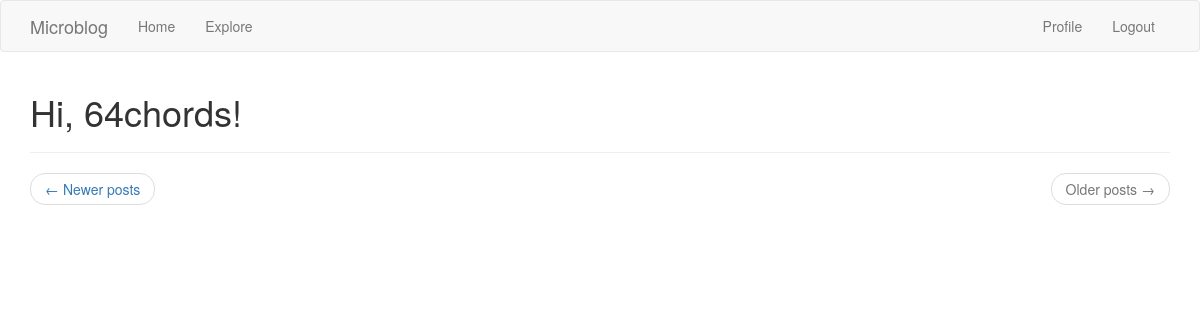
The app's page /explore?page=2 (signed in), older data.
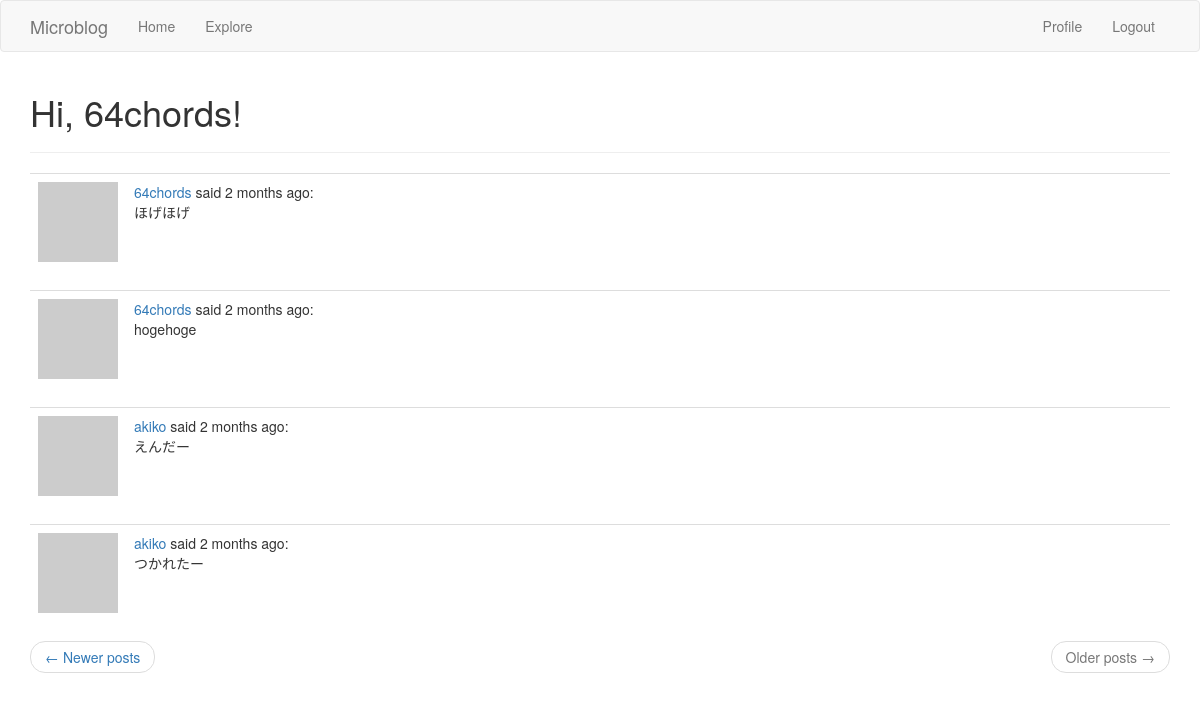
The same page, newer data.
### app/models.py (models this page shows, shortened)
class User(UserMixin,db.Model):
    id = db.Column(db.Integer,primary_key=True)
    username = db.Column(db.String(64),index=True,unique=True)
    email = db.Column(db.String(120),index=True,unique=True)
    password_hash = db.Column(db.String(128))
    about_me = db.Column(db.String(140))
    last_seen = db.Column(db.DateTime,default=datetime.utcnow)
    """
    a db.relationship field is normally defined on the “one” side, and
    is used as a convenient way to get access to the “many”.
    """
    posts = db.relationship("Post",backref="author",lazy="dynamic")
    """
    フォロー・フォロワーの関係を追加
    "User": セルフ参照の関係なので自分自身
    secondary: 関係性を表す関係テーブル
    followers.c.**: cはColumnsを表すプロパティ
    詳細はp.134~135を参照のこと（８．３節）
    """
    followed = db.relationship(
        "User",secondary=followers,
        primaryjoin=(followers.c.follower_id == id),
        secondaryjoin=(followers.c.followed_id == id),
        backref=db.backref("followers",lazy="dynamic"),lazy="dynamic"
    )
    def avatar(self,size):
        digest = md5(self.email.lower().encode('utf-8')).hexdigest()
        return "https://www.gravatar.com/avatar/{}?d=identicon&s={}".\
            format(digest,size)

class Post(db.Model):
    id = db.Column(db.Integer,primary_key=True)
    body = db.Column(db.String(140))
    timestamp = db.Column(db.DateTime,index=True,default=datetime.utcnow)
    user_id = db.Column(db.Integer,db.ForeignKey('user.id'))

### app/routes.py (the view)
@app.route("/explore")
@login_required
def explore():
    page = request.args.get("page",1,type=int)
    posts = Post.query.order_by(Post.timestamp.desc()).paginate(
        page,app.config["POSTS_PER_PAGE"],False)
    next_url = url_for('explore',page=posts.next_num)\
        if posts.has_next else None
    prev_url = url_for('explore',page=posts.prev_num)\
        if posts.has_prev else None
    """
    index.htmlと大差ないため、レンダリングで使用する。
    postフォームは不要のため、引数には含めない。
    """
    return render_template("index.html",title="Explore",posts=posts.items,
        next_url=next_url,prev_url=prev_url)

### app/models.py (called while the page is built)
@login.user_loader
def load_user(id):
    return User.query.get(int(id))

### app/routes.py (called while the page is built)
@app.before_request
def before_request():
    if current_user.is_authenticated:
        current_user.last_seen = datetime.utcnow()
        db.session.commit()

### app/templates/index.html (shortened to what this page needs)
{% extends "base.html" %}
{% import "bootstrap/wtf.html" as wtf %}
{% block app_content %}
  <h1>Hi, {{ current_user.username }}!</h1>
  <hr>
  {% for post in posts %}
    {% include '_post.html' %}
  {% endfor %}
  <nav aria-label="...">
    <ul class="pager">
      <li class="previous{% if not prev_url %} disabled{% endif %}">
        <a href="{{ prev_url or '#' }}">
          <span aria-hidden="true">&larr;</span> Newer posts
        </a>
      </li>
      <li class="next{% if not next_url %} disabled{% endif %}">
        <a href="{{ next_url or '#' }}">
          Older posts <span aria-hidden="true">&rarr;</span>
        </a>
      </li>
    </ul>
  </nav>
{% endblock %}

### app/templates/base.html (shortened to what this page needs)
{% extends "bootstrap/base.html" %}
{% block navbar %}
<nav class="navbar navbar-default">
  <div class="container">
    <div class="navbar-header">
      <a class="navbar-brand" href="{{ url_for("index") }}">Microblog</a>
    </div>
    <div class="collapse navbar-collapse" id="bs-example-navbar-collapse-1">
      <ul class="nav navbar-nav">
        <li><a href="{{ url_for("index") }}">Home</a></li>
        <li><a href="{{ url_for("explore") }}">Explore</a></li>
      </ul>
      <ul class="nav navbar-nav navbar-right">
        {% if current_user.is_anonymous %}
        <li><a href="{{ url_for("login") }}">Login</a></li>
        {% else %}
        <li><a href="{{ url_for("user",username=current_user.username) }}">Profile</a></li>
        <li><a href="{{ url_for("logout") }}">Logout</a></li>
        {% endif %}
      </ul>
    </div>
  </div>
</nav>
{% endblock %}
{% block content %}
<div class="container">
  {% block app_content %}{% endblock %}
</div>
{% endblock %}

### app/templates/_post.html
<table class="table table-hover">
  <tr valign="top">
    <td width="70px">
      <a href="{{ url_for("user",username=post.author.username) }}">
        <img src="{{ post.author.avatar(70) }}" alt="">
      </a>
    </td>
    <td>
      <a href="{{ url_for('user',username=post.author.username) }}">
        {{ post.author.username }}
      </a>
      said {{ moment(post.timestamp).fromNow() }}:
      <br>
      {{ post.body }}
    </td>
  </tr>
</table>

Row changes from the older to the newer data that the page shows:
added Post: author.username "64chords", timestamp "2 months ago", body "ほげほげ"
added Post: author.username "64chords", timestamp "2 months ago", body "hogehoge"
added Post: author.username "akiko", timestamp "2 months ago", body "えんだー"
added Post: author.username "akiko", timestamp "2 months ago", body "つかれたー"
